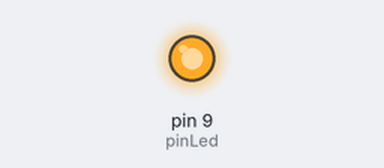
The sketch below on a simulated Arduino Uno, built with avr-gcc and run on an emulated ATmega328P. Parts: output pins drawn as LEDs (lit = HIGH).

Above: at 3.0 s.
At 6.5 s:
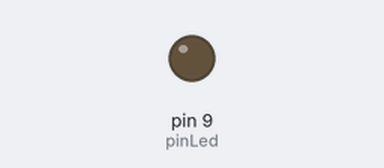
Timing chart, 0 to 9.1 s (numbered marks = the images above):
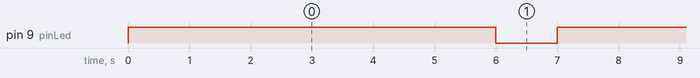

The sketch:

BlinkingLed.ino
```cpp
const int pinLed = 9;

void setup()
{
	pinMode(pinLed, OUTPUT);
}

void loop()
{
	digitalWrite(pinLed, HIGH);
	delay(6000);
	digitalWrite(pinLed, LOW);
	delay(1000);
}
```

Measured:
- by itself, pin 9 (pinLed): alternates HIGH for 6.0 s and LOW for 1.0 s
